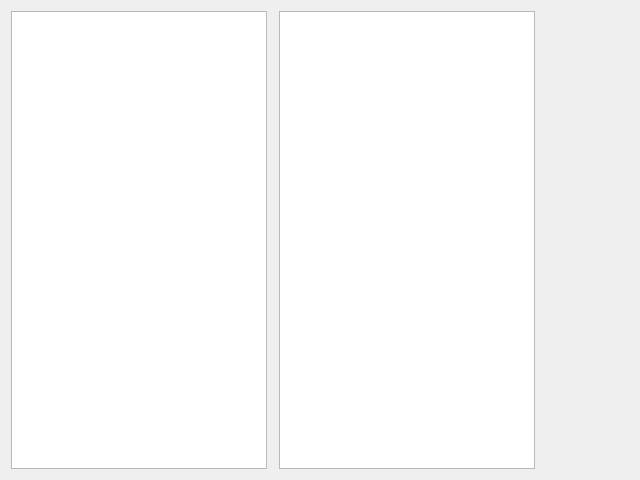
<?xml version="1.0" encoding="UTF-8"?>
<ui version="4.0">
 <class>MainWindow</class>
 <widget class="QMainWindow" name="MainWindow">
  <property name="geometry">
   <rect>
    <x>0</x>
    <y>0</y>
    <width>640</width>
    <height>480</height>
   </rect>
  </property>
  <property name="windowTitle">
   <string>MainWindow</string>
  </property>
  <widget class="QWidget" name="centralWidget">
   <layout class="QHBoxLayout" name="horizontalLayout">
    <property name="spacing">
     <number>12</number>
    </property>
    <item>
     <widget class="QListWidget" name="methodList">
      <property name="sizePolicy">
       <sizepolicy hsizetype="Minimum" vsizetype="Expanding">
        <horstretch>0</horstretch>
        <verstretch>0</verstretch>
       </sizepolicy>
      </property>
     </widget>
    </item>
    <item>
     <widget class="QTextEdit" name="textEdit"/>
    </item>
    <item>
     <widget class="QStackedWidget" name="methodProperty">
      <property name="currentIndex">
       <number>0</number>
      </property>
      <widget class="PageAuth" name="pageAuth">
       <layout class="QVBoxLayout" name="verticalLayout">
        <property name="spacing">
         <number>0</number>
        </property>
        <property name="leftMargin">
         <number>0</number>
        </property>
        <property name="topMargin">
         <number>0</number>
        </property>
        <property name="rightMargin">
         <number>0</number>
        </property>
        <property name="bottomMargin">
         <number>0</number>
        </property>
       </layout>
      </widget>
      <widget class="PageUpload" name="pageUpload">
       <layout class="QVBoxLayout" name="verticalLayout_2">
        <property name="spacing">
         <number>0</number>
        </property>
        <property name="leftMargin">
         <number>0</number>
        </property>
        <property name="topMargin">
         <number>0</number>
        </property>
        <property name="rightMargin">
         <number>0</number>
        </property>
        <property name="bottomMargin">
         <number>0</number>
        </property>
       </layout>
      </widget>
      <widget class="PageDownload" name="pageDownload">
       <layout class="QVBoxLayout" name="verticalLayout_3">
        <property name="spacing">
         <number>0</number>
        </property>
        <property name="leftMargin">
         <number>0</number>
        </property>
        <property name="topMargin">
         <number>0</number>
        </property>
        <property name="rightMargin">
         <number>0</number>
        </property>
        <property name="bottomMargin">
         <number>0</number>
        </property>
       </layout>
      </widget>
      <widget class="PageRemove" name="pageRemove">
       <layout class="QVBoxLayout" name="verticalLayout_4">
        <property name="spacing">
         <number>0</number>
        </property>
        <property name="leftMargin">
         <number>0</number>
        </property>
        <property name="topMargin">
         <number>0</number>
        </property>
        <property name="rightMargin">
         <number>0</number>
        </property>
        <property name="bottomMargin">
         <number>0</number>
        </property>
       </layout>
      </widget>
     </widget>
    </item>
   </layout>
  </widget>
 </widget>
 <layoutdefault spacing="6" margin="11"/>
 <customwidgets>
  <customwidget>
   <class>PageAuth</class>
   <extends>QWidget</extends>
   <header>pageauth.h</header>
   <container>1</container>
  </customwidget>
  <customwidget>
   <class>PageUpload</class>
   <extends>QWidget</extends>
   <header>pageupload.h</header>
   <container>1</container>
  </customwidget>
  <customwidget>
   <class>PageDownload</class>
   <extends>QWidget</extends>
   <header>pagedownload.h</header>
   <container>1</container>
  </customwidget>
  <customwidget>
   <class>PageRemove</class>
   <extends>QWidget</extends>
   <header>pageremove.h</header>
   <container>1</container>
  </customwidget>
 </customwidgets>
 <tabstops>
  <tabstop>methodList</tabstop>
 </tabstops>
 <resources/>
 <connections/>
</ui>
